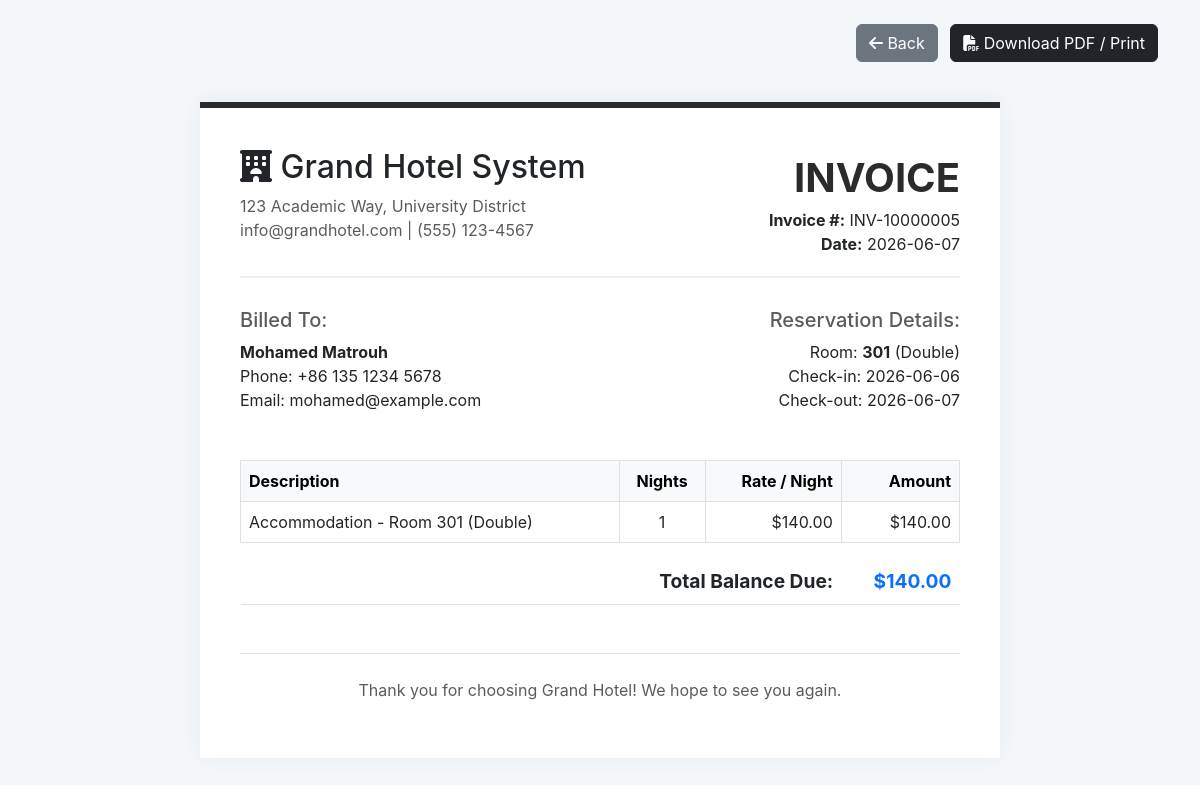
The app's page /bookings/5/invoice (signed in) with its own data.
### tables this page shows
CREATE TABLE bookings (
            id INTEGER PRIMARY KEY AUTOINCREMENT,
            customer_id INTEGER NOT NULL,
            room_id INTEGER NOT NULL,
            check_in_date TEXT NOT NULL,
            check_out_date TEXT NOT NULL,
            status TEXT DEFAULT 'Confirmed',
            FOREIGN KEY (customer_id) REFERENCES customers (id),
            FOREIGN KEY (room_id) REFERENCES rooms (id)
        );

CREATE TABLE customers (
            id INTEGER PRIMARY KEY AUTOINCREMENT,
            user_id INTEGER, 
            full_name TEXT NOT NULL,
            phone TEXT NOT NULL,
            email TEXT,
            FOREIGN KEY (user_id) REFERENCES users (id)
        );

CREATE TABLE rooms (
            id INTEGER PRIMARY KEY AUTOINCREMENT,
            room_number TEXT UNIQUE NOT NULL,
            room_type TEXT NOT NULL,
            price REAL NOT NULL,
            description TEXT, 
            status TEXT DEFAULT 'Available'
        );

### routes/booking_routes.py (the view)
@booking_bp.route('/<int:booking_id>/invoice')
def generate_invoice(booking_id):
    booking = get_booking_by_id(booking_id)
    if not booking:
        return "Booking not found", 404
    check_in = datetime.strptime(booking['check_in_date'], '%Y-%m-%d')
    check_out = datetime.strptime(booking['check_out_date'], '%Y-%m-%d')
    nights = (check_out - check_in).days
    if nights <= 0:
        nights = 1
    total_amount = nights * booking['price']
    return render_template('bookings/invoice.html', booking=booking, nights=nights, total_amount=total_amount)

### app.py (called while the page is built)
@app.context_processor
def inject_translator():
    def translate(text):
        lang = session.get('lang', 'en')
        return TRANSLATIONS.get(lang, {}).get(text, text)
    return dict(t=translate)

@app.before_request
def check_permissions():
    if request.endpoint and request.endpoint.startswith('static'):
        return
    public_routes = ['auth.login', 'auth.register', 'set_lang', 'guest.search', 'guest.room_details']
    if request.endpoint in public_routes:
        return
    if 'user_id' not in session:
        return redirect(url_for('auth.login'))
    is_admin_route = request.endpoint and not request.endpoint.startswith('guest.') and not request.endpoint.startswith('auth.')
    if session.get('role') == 'Guest' and is_admin_route:
        if request.path == '/':
            return redirect(url_for('guest.search'))
        return "403 Forbidden: Administrator access required to view this module.", 403

### models/booking_model.py (called while the page is built)
def get_booking_by_id(booking_id):
    db = get_db()
    cursor = db.cursor()
    query = """
        SELECT b.id, c.full_name, c.phone, c.email,
               r.room_number, r.room_type, r.price,
               b.check_in_date, b.check_out_date, b.status
        FROM bookings b
        JOIN customers c ON b.customer_id = c.id
        JOIN rooms r ON b.room_id = r.id
        WHERE b.id = ?
    """
    cursor.execute(query, (booking_id,))
    return cursor.fetchone()

### models/db.py (called while the page is built)
def get_db():
    if 'db' not in g:
        g.db = sqlite3.connect(DATABASE_PATH)
        g.db.row_factory = sqlite3.Row
    return g.db

### templates/bookings/invoice.html (shortened to what this page needs)
<!DOCTYPE html>
<html lang="en">
<head>
    <link href="https://cdn.jsdelivr.net/npm/bootstrap@5.3.0/dist/css/bootstrap.min.css" rel="stylesheet">
    <link rel="stylesheet" href="https://cdnjs.cloudflare.com/ajax/libs/font-awesome/6.4.0/css/all.min.css">
</head>
<body>
<div class="container">
    <div class="text-end mt-4 no-print">
        <a href="{{ url_for('bookings.index') }}" class="btn btn-secondary me-2"><i class="fas fa-arrow-left"></i> Back</a>
        <button onclick="window.print()" class="btn btn-dark"><i class="fas fa-file-pdf"></i> Download PDF / Print</button>
    </div>
    <div class="invoice-box">
        <div class="invoice-header">
            <div>
                <h2><i class="fas fa-hotel"></i> Grand Hotel System</h2>
                <p class="text-muted m-0">123 Academic Way, University District<br>info@grandhotel.com | (555) 123-4567</p>
            </div>
            <div class="text-end">
                <div class="invoice-title">INVOICE</div>
                <p class="m-0"><strong>Invoice #:</strong> INV-{{ "1000%04d" | format(booking.id) }}</p>
                <p class="m-0"><strong>Date:</strong> {{ booking.check_out_date }}</p>
            </div>
        </div>
        <div class="row mb-5">
            <div class="col-sm-6">
                <h5 class="text-muted">Billed To:</h5>
                <strong>{{ booking.full_name }}</strong><br>
                Phone: {{ booking.phone }}<br>
                Email: {{ booking.email or 'N/A' }}
            </div>
            <div class="col-sm-6 text-end">
                <h5 class="text-muted">Reservation Details:</h5>
                Room: <strong>{{ booking.room_number }}</strong> ({{ booking.room_type }})<br>
                Check-in: {{ booking.check_in_date }}<br>
                Check-out: {{ booking.check_out_date }}
            </div>
        </div>
        <table class="table table-bordered">
            <thead class="table-light">
                <tr>
                    <th>Description</th>
                    <th class="text-center">Nights</th>
                    <th class="text-end">Rate / Night</th>
                    <th class="text-end">Amount</th>
                </tr>
            </thead>
            <tbody>
                <tr>
                    <td>Accommodation - Room {{ booking.room_number }} ({{ booking.room_type }})</td>
                    <td class="text-center">{{ nights }}</td>
                    <td class="text-end">${{ "%.2f"|format(booking.price) }}</td>
                    <td class="text-end">${{ "%.2f"|format(total_amount) }}</td>
                </tr>
                <tr class="total-row">
                    <td colspan="3" class="text-end border-0 pt-4">Total Balance Due:</td>
                    <td class="text-end border-0 pt-4 text-primary">${{ "%.2f"|format(total_amount) }}</td>
                </tr>
            </tbody>
        </table>
        <div class="text-center mt-5 pt-4 border-top text-muted">
            <p>Thank you for choosing Grand Hotel! We hope to see you again.</p>
        </div>
    </div>
</div>
</body>
</html>

### templates/bookings/invoice.html (style rules this page uses)
body { background-color: #f4f7fa; font-family: 'Inter', sans-serif; }
.invoice-box { max-width: 800px; margin: 40px auto; padding: 40px; background: #fff; box-shadow: 0 0 20px rgba(0, 0, 0, 0.05); border-top: 6px solid #2b2b2b; }
.invoice-header { display: flex; justify-content: space-between; border-bottom: 2px solid #eee; padding-bottom: 20px; margin-bottom: 30px; }
.invoice-title { font-size: 2.5rem; font-weight: bold; color: #2b2b2b; }
.total-row { font-weight: bold; font-size: 1.2rem; background-color: #f8f9fa; }

### records on screen
bookings: id "10000005", check_out_date "2026-06-07", check_in_date "2026-06-06"
customers: full_name "Mohamed Matrouh", phone "+86 135 1234 5678", email "mohamed@example.com"
rooms: room_number "301", room_type "Double", price "140.00"

### other values on screen
{{ nights }} "1"
{{ "%.2f"|format(total_amount) }} "140.00"
